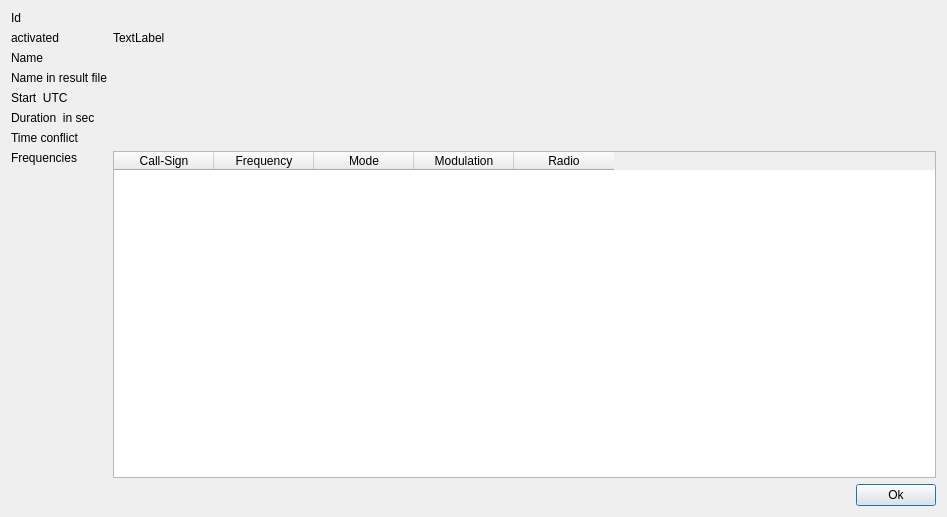
<?xml version="1.0" encoding="UTF-8"?>
<ui version="4.0">
 <class>ReceiveJobInfoDlg</class>
 <widget class="QDialog" name="ReceiveJobInfoDlg">
  <property name="geometry">
   <rect>
    <x>0</x>
    <y>0</y>
    <width>947</width>
    <height>517</height>
   </rect>
  </property>
  <property name="windowTitle">
   <string>WRX - Job Info</string>
  </property>
  <layout class="QGridLayout" name="gridLayout">
   <item row="0" column="0">
    <widget class="QLabel" name="label">
     <property name="text">
      <string>Id</string>
     </property>
    </widget>
   </item>
   <item row="1" column="0">
    <widget class="QLabel" name="label_8">
     <property name="text">
      <string>activated</string>
     </property>
    </widget>
   </item>
   <item row="1" column="1" colspan="2">
    <widget class="QLabel" name="labActivated">
     <property name="text">
      <string>TextLabel</string>
     </property>
    </widget>
   </item>
   <item row="2" column="0">
    <widget class="QLabel" name="label_2">
     <property name="text">
      <string>Name</string>
     </property>
    </widget>
   </item>
   <item row="3" column="0">
    <widget class="QLabel" name="label_7">
     <property name="text">
      <string>Name in result file</string>
     </property>
    </widget>
   </item>
   <item row="4" column="0">
    <widget class="QLabel" name="label_3">
     <property name="text">
      <string>Start  UTC</string>
     </property>
    </widget>
   </item>
   <item row="5" column="0">
    <widget class="QLabel" name="label_4">
     <property name="text">
      <string>Duration  in sec</string>
     </property>
    </widget>
   </item>
   <item row="6" column="0">
    <widget class="QLabel" name="label_5">
     <property name="text">
      <string>Time conflict</string>
     </property>
    </widget>
   </item>
   <item row="7" column="0">
    <widget class="QLabel" name="label_6">
     <property name="text">
      <string>Frequencies</string>
     </property>
     <property name="alignment">
      <set>Qt::AlignLeading|Qt::AlignLeft|Qt::AlignTop</set>
     </property>
    </widget>
   </item>
   <item row="7" column="1" colspan="3">
    <widget class="QTableWidget" name="twgFrequencies">
     <column>
      <property name="text">
       <string>Call-Sign</string>
      </property>
     </column>
     <column>
      <property name="text">
       <string>Frequency</string>
      </property>
     </column>
     <column>
      <property name="text">
       <string>Mode</string>
      </property>
     </column>
     <column>
      <property name="text">
       <string>Modulation</string>
      </property>
     </column>
     <column>
      <property name="text">
       <string>Radio</string>
      </property>
     </column>
    </widget>
   </item>
   <item row="8" column="2">
    <spacer name="horizontalSpacer">
     <property name="orientation">
      <enum>Qt::Horizontal</enum>
     </property>
     <property name="sizeHint" stdset="0">
      <size>
       <width>651</width>
       <height>20</height>
      </size>
     </property>
    </spacer>
   </item>
   <item row="8" column="3">
    <widget class="QPushButton" name="pushButton">
     <property name="text">
      <string>Ok</string>
     </property>
    </widget>
   </item>
   <item row="2" column="1" colspan="3">
    <widget class="QLabel" name="labName">
     <property name="text">
      <string/>
     </property>
    </widget>
   </item>
   <item row="0" column="1" colspan="3">
    <widget class="QLabel" name="labId">
     <property name="text">
      <string/>
     </property>
    </widget>
   </item>
   <item row="3" column="1" colspan="3">
    <widget class="QLabel" name="labFileName">
     <property name="text">
      <string/>
     </property>
    </widget>
   </item>
   <item row="4" column="1" colspan="2">
    <widget class="QLabel" name="labStartUTC">
     <property name="text">
      <string/>
     </property>
    </widget>
   </item>
   <item row="5" column="1" colspan="2">
    <widget class="QLabel" name="labDuration">
     <property name="text">
      <string/>
     </property>
    </widget>
   </item>
   <item row="6" column="1" colspan="3">
    <widget class="QLabel" name="labTimeConflict">
     <property name="text">
      <string/>
     </property>
    </widget>
   </item>
  </layout>
 </widget>
 <resources/>
 <connections>
  <connection>
   <sender>pushButton</sender>
   <signal>clicked()</signal>
   <receiver>ReceiveJobInfoDlg</receiver>
   <slot>accept()</slot>
   <hints>
    <hint type="sourcelabel">
     <x>869</x>
     <y>406</y>
    </hint>
    <hint type="destinationlabel">
     <x>808</x>
     <y>405</y>
    </hint>
   </hints>
  </connection>
 </connections>
</ui>
